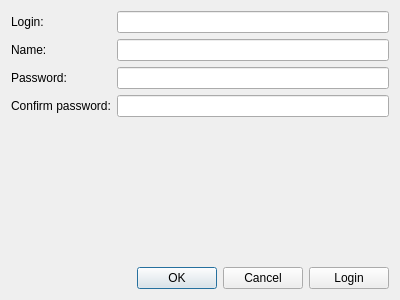
<?xml version="1.0" encoding="UTF-8"?>
<ui version="4.0">
 <class>RegistrationForm</class>
 <widget class="QWidget" name="RegistrationForm">
  <property name="geometry">
   <rect>
    <x>0</x>
    <y>0</y>
    <width>400</width>
    <height>300</height>
   </rect>
  </property>
  <property name="windowTitle">
   <string>Form</string>
  </property>
  <layout class="QVBoxLayout" name="verticalLayout">
   <item>
    <layout class="QFormLayout" name="formLayout">
     <item row="0" column="0">
      <widget class="QLabel" name="label">
       <property name="text">
        <string>Login:</string>
       </property>
      </widget>
     </item>
     <item row="1" column="0">
      <widget class="QLabel" name="label_2">
       <property name="text">
        <string>Name:</string>
       </property>
      </widget>
     </item>
     <item row="2" column="0">
      <widget class="QLabel" name="label_3">
       <property name="text">
        <string>Password:</string>
       </property>
      </widget>
     </item>
     <item row="3" column="0">
      <widget class="QLabel" name="label_4">
       <property name="text">
        <string>Confirm password:</string>
       </property>
      </widget>
     </item>
     <item row="0" column="1">
      <widget class="QLineEdit" name="loginEdit"/>
     </item>
     <item row="1" column="1">
      <widget class="QLineEdit" name="nameEdit"/>
     </item>
     <item row="2" column="1">
      <widget class="QLineEdit" name="passwordEdit">
       <property name="echoMode">
        <enum>QLineEdit::EchoMode::Password</enum>
       </property>
      </widget>
     </item>
     <item row="3" column="1">
      <widget class="QLineEdit" name="passwordConfirmEdit">
       <property name="echoMode">
        <enum>QLineEdit::EchoMode::Password</enum>
       </property>
      </widget>
     </item>
    </layout>
   </item>
   <item>
    <spacer name="verticalSpacer">
     <property name="orientation">
      <enum>Qt::Orientation::Vertical</enum>
     </property>
     <property name="sizeHint" stdset="0">
      <size>
       <width>20</width>
       <height>40</height>
      </size>
     </property>
    </spacer>
   </item>
   <item>
    <layout class="QHBoxLayout" name="horizontalLayout">
     <item>
      <widget class="QDialogButtonBox" name="buttonBox">
       <property name="standardButtons">
        <set>QDialogButtonBox::StandardButton::Cancel|QDialogButtonBox::StandardButton::Ok</set>
       </property>
      </widget>
     </item>
     <item>
      <widget class="QPushButton" name="loginButton">
       <property name="text">
        <string>Login</string>
       </property>
      </widget>
     </item>
    </layout>
   </item>
  </layout>
 </widget>
 <resources/>
 <connections/>
</ui>
